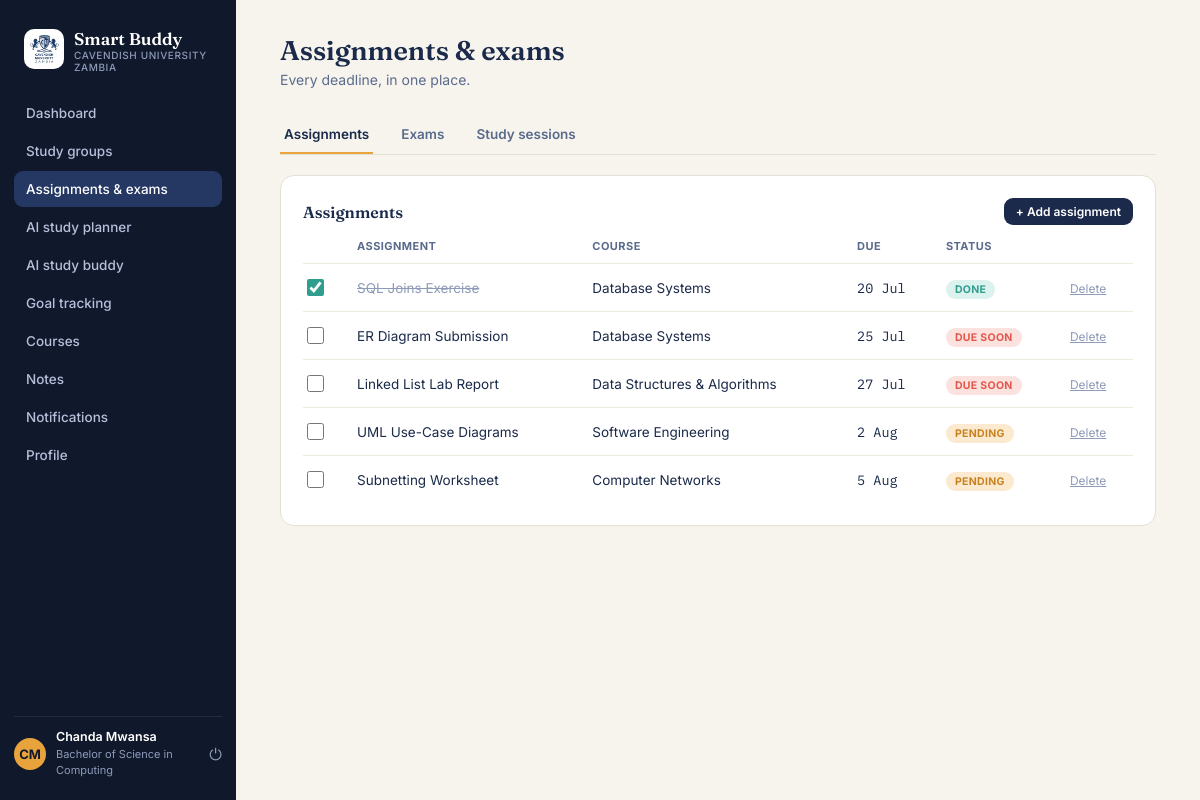
The app's page /student/assignments/index.php (signed in) with its own data.
### tables this page shows
CREATE TABLE students (
    id INT AUTO_INCREMENT PRIMARY KEY,
    programme_id INT NOT NULL,
    first_name VARCHAR(80) NOT NULL,
    last_name VARCHAR(80) NOT NULL,
    email VARCHAR(150) NOT NULL UNIQUE,
    password_hash VARCHAR(255) NOT NULL,
    year_of_study TINYINT DEFAULT 1,
    added_by_admin TINYINT(1) DEFAULT 0,
    status ENUM('active','suspended') DEFAULT 'active',
    created_at TIMESTAMP DEFAULT CURRENT_TIMESTAMP,
    FOREIGN KEY (programme_id) REFERENCES programmes(id) ON DELETE RESTRICT
);

CREATE TABLE programmes (
    id INT AUTO_INCREMENT PRIMARY KEY,
    name VARCHAR(150) NOT NULL,
    code VARCHAR(20) NOT NULL UNIQUE,
    school VARCHAR(150) NOT NULL DEFAULT '',
    created_at TIMESTAMP DEFAULT CURRENT_TIMESTAMP
);

CREATE TABLE assignments (
    id INT AUTO_INCREMENT PRIMARY KEY,
    student_id INT NOT NULL,
    course_id INT NOT NULL,
    title VARCHAR(200) NOT NULL,
    due_date DATE NOT NULL,
    status ENUM('pending','completed') DEFAULT 'pending',
    created_at TIMESTAMP DEFAULT CURRENT_TIMESTAMP,
    FOREIGN KEY (student_id) REFERENCES students(id) ON DELETE CASCADE,
    FOREIGN KEY (course_id) REFERENCES courses(id) ON DELETE CASCADE
);

CREATE TABLE courses (
    id INT AUTO_INCREMENT PRIMARY KEY,
    programme_id INT NOT NULL,
    name VARCHAR(150) NOT NULL,
    code VARCHAR(20) NOT NULL,
    credit_hours TINYINT DEFAULT 3,
    created_at TIMESTAMP DEFAULT CURRENT_TIMESTAMP,
    FOREIGN KEY (programme_id) REFERENCES programmes(id) ON DELETE CASCADE
);

### includes/functions.php (called while the page is built, shortened)
<?php
function e($string) {
    return htmlspecialchars($string ?? '', ENT_QUOTES, 'UTF-8');
}
function is_logged_in() {
    return isset($_SESSION['student_id']);
}
function current_student_id() {
    return $_SESSION['student_id'] ?? null;
}
function days_until($dateStr) {
    $today = new DateTime('today');
    $date = new DateTime($dateStr);
    return (int) $today->diff($date)->format('%r%a');
}
function format_date($dateStr) {
    return date('j M', strtotime($dateStr));
}
function get_current_student($pdo) {
    $stmt = $pdo->prepare("SELECT s.*, p.name AS programme_name FROM students s
                            JOIN programmes p ON p.id = s.programme_id
                            WHERE s.id = ?");
    $stmt->execute([current_student_id()]);
    return $stmt->fetch();
}
function initials($first, $last) {
    return strtoupper(substr($first, 0, 1) . substr($last, 0, 1));
}

### student/assignments/index.php (the view, shortened to what this page needs)
<?php
require_once __DIR__ . '/../../config/config.php';
$sid = current_student_id();
$activeNav = 'assignments';
$tab = $_GET['tab'] ?? 'assignments';
$assignments = $pdo->prepare("SELECT a.*, c.name AS course_name FROM assignments a
    JOIN courses c ON c.id=a.course_id WHERE a.student_id=? ORDER BY a.due_date ASC");
$assignments->execute([$sid]);
$assignments = $assignments->fetchAll();
include __DIR__ . '/../../includes/header.php';
?>
<div class="topline"><div><h1>Assignments &amp; exams</h1><div class="desc">Every deadline, in one place.</div></div></div>
<div class="subtabs">
  <a href="?tab=assignments" class="<?= $tab==='assignments'?'active':'' ?>" style="text-decoration:none;">Assignments</a>
  <a href="?tab=exams" class="<?= $tab==='exams'?'active':'' ?>" style="text-decoration:none;">Exams</a>
  <a href="?tab=sessions" class="<?= $tab==='sessions'?'active':'' ?>" style="text-decoration:none;">Study sessions</a>
</div>
<?php if ($tab === 'assignments'): ?>
  <div class="card">
    <div class="block-head"><h3>Assignments</h3><button class="pill-btn small" onclick="document.getElementById('assignment-form').classList.toggle('open')">+ Add assignment</button></div>
    <table><thead><tr><th></th><th>Assignment</th><th>Course</th><th>Due</th><th>Status</th><th></th></tr></thead>
      <tbody>
      <?php foreach ($assignments as $a): $dd = days_until($a['due_date']); ?>
        <tr class="<?= $a['status']==='completed' ? 'done' : '' ?>">
          <td>
            <form method="post" action="<?= BASE_URL ?>/student/assignments/toggle.php">
              <input type="checkbox" class="checkbox" onchange="this.form.submit()" <?= $a['status']==='completed'?'checked':'' ?>>
            </form>
          </td>
          <td class="title"><?= e($a['title']) ?></td>
          <td><?= e($a['course_name']) ?></td>
          <td class="mono"><?= format_date($a['due_date']) ?></td>
          <td><?php if ($a['status']==='completed'): ?><span class="tag teal">Done</span><?php elseif ($dd<=3): ?><span class="tag coral">Due soon</span><?php else: ?><span class="tag amber">Pending</span><?php endif; ?></td>
          <td><a href="<?= BASE_URL ?>/student/assignments/delete.php?id=<?= $a['id'] ?>" onclick="return confirm('Delete this assignment?');" style="color:var(--ink-faint);font-size:12px;">Delete</a></td>
        </tr>
      <?php endforeach; ?>
      </tbody>
    </table>
  </div>
<?php endif; ?>
<?php include __DIR__ . '/../../includes/footer.php'; ?>

### includes/sidebar.php (shortened to what this page needs)
<?php
$navItems = [
    'dashboard'     => ['label' => 'Dashboard',            'href' => '/student/dashboard.php'],
    'groups'        => ['label' => 'Study groups',         'href' => '/student/groups/index.php'],
    'assignments'   => ['label' => 'Assignments & exams',  'href' => '/student/assignments/index.php'],
    'planner'       => ['label' => 'AI study planner',     'href' => '/student/planner/index.php'],
    'buddy'         => ['label' => 'AI study buddy',       'href' => '/student/buddy/index.php'],
    'goals'         => ['label' => 'Goal tracking',        'href' => '/student/goals/index.php'],
    'courses'       => ['label' => 'Courses',               'href' => '/student/courses/index.php'],
    'notes'         => ['label' => 'Notes',                 'href' => '/student/notes/index.php'],
    'notifications' => ['label' => 'Notifications',         'href' => '/student/notifications/index.php'],
    'profile'       => ['label' => 'Profile',                'href' => '/student/profile/index.php'],
];
?>
<aside class="sidebar">
  <div class="sidebar-brand">
    <span class="sundial"><img width="40px" style="border-radius: 10px;" src="<?= BASE_URL ?>/assets/images/cavendish-university-zambia.jpg" alt="Cavendish University Zambia"></span>
    <div class="name">Smart Buddy<small>Cavendish University Zambia</small></div>
  </div>
  <nav class="nav-group">
    <?php foreach ($navItems as $key => $item): ?>
      <a class="nav-item <?= ($activeNav ?? '') === $key ? 'active' : '' ?>" href="<?= BASE_URL . $item['href'] ?>">
        <span><?= e($item['label']) ?></span>
      </a>
    <?php endforeach; ?>
  </nav>
  <div class="sidebar-foot">
    <div class="avatar-circle"><?= e(initials($student['first_name'] ?? 'S', $student['last_name'] ?? 'B')) ?></div>
    <div class="who">
      <b><?= e(($student['first_name'] ?? '') . ' ' . ($student['last_name'] ?? '')) ?></b>
      <span><?= e($student['programme_name'] ?? '') ?></span>
    </div>
    <a class="logout-btn" href="<?= BASE_URL ?>/student/auth/logout.php" title="Log out">⏻</a>
  </div>
</aside>

### assets/css/base.css (style rules this page uses)
:root { --navy-950: #10182B; --navy-900: #1B2A4A; --navy-800: #243863; --paper: #F6F4ED; --paper-raised: #FFFFFF; --ink: #1B2A4A; --ink-soft: #5B6B8C; --ink-faint: #8E9BB8; --amber: #E8A33D; --amber-deep: #C9821F; --amber-soft: #FBEAD0; --teal: #2F9E8F; --teal-soft: #DCF2EE; --coral: #E2574C; --coral-soft: #FBE2DF; --line: #E4E0D3; --line-soft: #EDEAE0; --radius: 14px; }
* { box-sizing: border-box; }
html, body { margin: 0; padding: 0; }
body { font-family: 'Inter', sans-serif; background: var(--paper); color: var(--ink); -webkit-font-smoothing: antialiased; }
h1, h2, h3 { font-family: 'Fraunces', serif; }
.mono { font-family: 'IBM Plex Mono', monospace; }
a { color: inherit; }
button { font-family: inherit; cursor: pointer; }
input, textarea, select { font-family: inherit; }
.tag { font-size: 10.5px; font-weight: 700; padding: 3px 9px; border-radius: 20px; text-transform: uppercase; letter-spacing: 0.03em; }
.tag.amber { background: var(--amber-soft); color: var(--amber-deep); }
.tag.coral { background: var(--coral-soft); color: var(--coral); }
.tag.teal { background: var(--teal-soft); color: var(--teal); }

### assets/css/layout.css (style rules this page uses)
.sidebar { width: 236px; flex-shrink: 0; background: var(--navy-950); color: #fff; display: flex; flex-direction: column; padding: 22px 14px; position: sticky; top: 0; height: 100vh; }
.sidebar-brand { display: flex; align-items: center; gap: 10px; padding: 6px 10px 22px; }
.sidebar-brand .name { font-family: 'Fraunces', serif; font-weight: 600; font-size: 17px; }
.sidebar-brand .name small { display: block; font-family: 'Inter', sans-serif; font-size: 10px; color: var(--ink-faint); font-weight: 500; letter-spacing: 0.06em; text-transform: uppercase; }
.sundial { color: var(--amber); font-size: 18px; }
.nav-group { flex: 1; overflow-y: auto; }
.nav-item { display: block; padding: 10px 12px; border-radius: 9px; font-size: 13.5px; font-weight: 500; color: #B7C0DA; margin-bottom: 2px; text-decoration: none; }
.nav-item.active { background: var(--navy-800); color: #fff; }
.sidebar-foot { border-top: 1px solid rgba(255, 255, 255, 0.08); padding-top: 12px; display: flex; align-items: center; gap: 10px; }
.avatar-circle { width: 32px; height: 32px; border-radius: 50%; background: var(--amber); color: var(--navy-950); display: flex; align-items: center; justify-content: center; font-weight: 700; font-size: 13px; flex-shrink: 0; }
.sidebar-foot .who { font-size: 12.5px; line-height: 1.3; flex: 1; }
.sidebar-foot .who b { display: block; font-weight: 600; color: #fff; }
.sidebar-foot .who span { color: var(--ink-faint); font-size: 11px; }
.logout-btn { color: var(--ink-faint); text-decoration: none; font-size: 16px; }
.topline { display: flex; justify-content: space-between; align-items: flex-start; margin-bottom: 28px; flex-wrap: wrap; gap: 14px; }
.topline h1 { font-size: 27px; margin: 0 0 4px; font-weight: 600; }
.topline .desc { color: var(--ink-soft); font-size: 14px; }

### assets/css/components.css (style rules this page uses)
.card { background: var(--paper-raised); border: 1px solid var(--line); border-radius: var(--radius); padding: 22px; }
.block-head { display: flex; justify-content: space-between; align-items: center; margin-bottom: 14px; }
.block-head h3 { font-size: 16px; margin: 0; font-weight: 600; }
.pill-btn { background: var(--navy-900); color: #fff; border: none; padding: 9px 16px; border-radius: 9px; font-size: 13px; font-weight: 600; display: inline-flex; align-items: center; gap: 6px; text-decoration: none; }
.pill-btn.small { padding: 6px 12px; font-size: 12px; }
.subtabs { display: flex; gap: 6px; border-bottom: 1px solid var(--line); margin-bottom: 20px; }
.subtabs a, .subtabs button { background: none; border: none; padding: 10px 4px; font-size: 13.5px; font-weight: 600; color: var(--ink-soft); border-bottom: 2px solid transparent; margin-right: 18px; }
.subtabs a.active, .subtabs button.active { color: var(--navy-900); border-color: var(--amber); }
table { width: 100%; border-collapse: collapse; }
th { text-align: left; font-size: 11px; text-transform: uppercase; letter-spacing: 0.04em; color: var(--ink-soft); padding: 0 10px 10px; font-weight: 700; }
td { padding: 12px 10px; border-top: 1px solid var(--line-soft); font-size: 13.5px; }
tr td:first-child, tr th:first-child { padding-left: 0; }
.checkbox { width: 17px; height: 17px; accent-color: var(--teal); cursor: pointer; }
.done .title { text-decoration: line-through; color: var(--ink-faint); }

### assets/css/responsive.css (style rules this page uses)
.nav-item { display: flex; align-items: center; justify-content: space-between; }

### records on screen
students: first_name+last_name "CM", first_name+last_name "Chanda Mwansa", programme.name "Bachelor of Science in Computing"
assignments: status "☑", title "SQL Joins Exercise", course.name "Database Systems", due_date "20 Jul", shows "DONE"
assignments: title "ER Diagram Submission", course.name "Database Systems", due_date "25 Jul", shows "DUE SOON"
assignments: title "Linked List Lab Report", course.name "Data Structures & Algorithms", due_date "27 Jul", shows "DUE SOON"
assignments: title "UML Use-Case Diagrams", course.name "Software Engineering", due_date "2 Aug", shows "PENDING"
assignments: title "Subnetting Worksheet", course.name "Computer Networks", due_date "5 Aug", shows "PENDING"

### other values on screen
$item['label'] "Dashboard"
$item['label'] "Study groups"
$item['label'] "Assignments & exams"
$item['label'] "AI study planner"
$item['label'] "AI study buddy"
$item['label'] "Goal tracking"
$item['label'] "Courses"
$item['label'] "Notes"
$item['label'] "Notifications"
$item['label'] "Profile"
